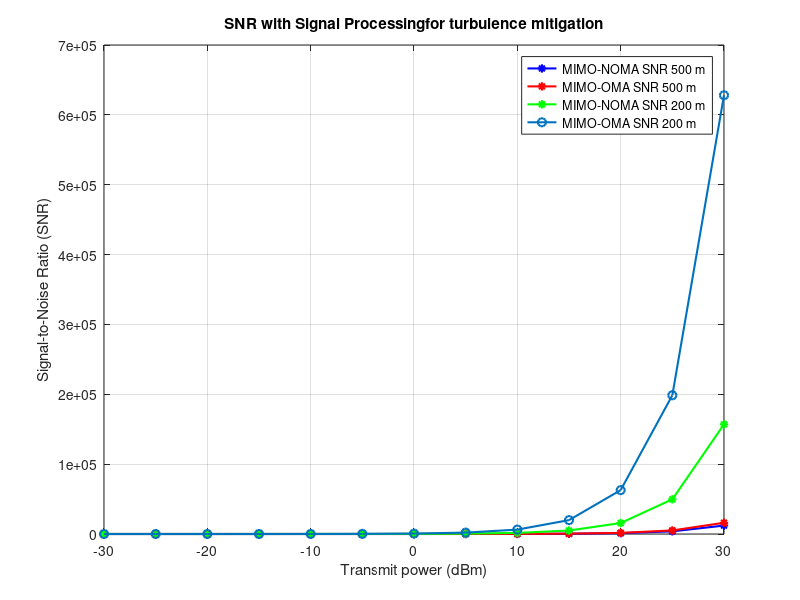
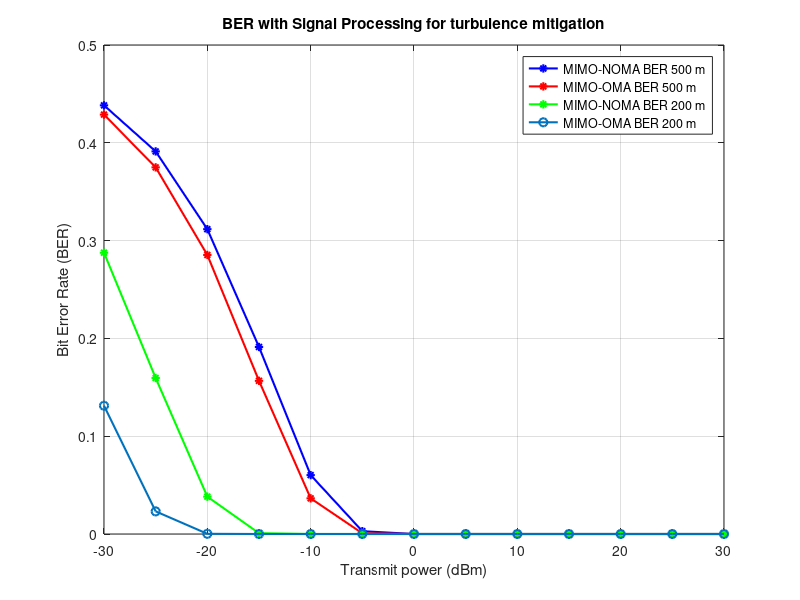

Recreate these plots in MATLAB, in order.
% Figure 5 (BER modified. Not present in original document)
clc; clear variables; close all;

%rng(3420); # Care needed with seeed.

% Distances
d1 = 500; d2 = 200;

% Power allocation coefficients
a1 = 0.75; a2 = 0.25;

N = 5e7
eta = 4; % Path loss exponent

% Rayleigh fading channels
function ray = RayleighFading(eta, d, block)
  ray = sqrt(d^-eta)*(randn(block, 1) + 1i*randn(block, 1))/sqrt(2);
end;

% Channel gains
function g_channel = CalculateG(N, d, eta)
  h_1 = 0.0;
  block_size = 1e6;
  steps = N/block_size
  for hist = 1:steps
    h_1 = h_1 + mean(abs(RayleighFading(eta, d, block_size) + RayleighFading(eta, d, block_size)).^2);
  endfor
  g_channel = h_1/steps
end;

% Transmit power
Pt = -30:5:30; % in dBm
pt = (10^-3)*db2pow(Pt); % linear scale

BW = 10^6;  % bandwidth
% Noise power
No = -174 + 10*log10(BW);   % in dBm
no = (10^-3)*db2pow(No);    % in linear scale

% Turbulence parameters
alpha = 0.5; % Alpha parameter of Gamma-Gamma turbulence model
beta = 4;    % Beta parameter of Gamma-Gamma turbulence model

% Modulation parameters (BPSK)
Eb_No = Pt - 10*log10(BW); % Energy per bit to noise power spectral density ratio (in dB)
Eb_No_linear = 10.^(Eb_No/10); % Convert to linear scale
Pe = 0.5*erfc(sqrt(Eb_No_linear)); % Probability of error for BPSK modulation

ber_theoretical = Pe; % Theoretical BER for BPSK

ber_noma = zeros(2, length(Pt));
ber_oma = zeros(2, length(Pt));
snr_noma = zeros(2, length(Pt));
snr_oma = zeros(2, length(Pt));

g_values = [CalculateG(N, d1, eta) CalculateG(N, d2, eta)]
a_values = [a1 a2];
for g = 1:columns(g_values)
  for u = 1:length(Pt)

     % SNR calculations with MIMO-STBC (Alamouti) for turbulence mitigation
     snr_noma(g, u) = 2 * pt(u) * a_values(g) * g_values(g) / no; % SNR for MIMO-NOMA with MIMO-NOMA (Alamouti)
     snr_oma(g, u) = 2 * pt(u) * g_values(g) / no; % SNR for MIMO-OMA with MIMO-NOMA (Alamouti)

     % BER calculations (no turbulence model included for simplicity)
     ber_noma(g, u) = 0.5*erfc(sqrt((snr_noma(g, u))));%
     ber_oma(g, u) = 0.5*erfc(sqrt((snr_oma(g, u)))); % BER for MIMO-NOMA
  end
end

% Plotting
figure;

plot(Pt, snr_noma(1, :), '-*b', 'linewidth',1.5); hold on; grid on;
plot(Pt, snr_oma(1, :), '-*r','linewidth',1.5);
plot(Pt, snr_noma(2, :), '-*g', 'linewidth',1.5);
plot(Pt, snr_oma(2, :), '-*o','linewidth',1.5);
legend('MIMO-NOMA SNR 500 m', 'MIMO-OMA SNR 500 m', 'MIMO-NOMA SNR 200 m', 'MIMO-OMA SNR 200 m');
xlabel('Transmit power (dBm)');
ylabel('Signal-to-Noise Ratio (SNR)');
title('SNR with Signal Processingfor turbulence mitigation');

figure;
plot(Pt, ber_noma(1, :), '-*b', 'linewidth',1.5); hold on; grid on;
plot(Pt, ber_oma(1, :), '-*r','linewidth',1.5);
plot(Pt, ber_noma(2, :), '-*g', 'linewidth',1.5);
plot(Pt, ber_oma(2, :), '-*o','linewidth',1.5);
legend('MIMO-NOMA BER 500 m', 'MIMO-OMA BER 500 m', 'MIMO-NOMA BER 200 m', 'MIMO-OMA BER 200 m');
xlabel('Transmit power (dBm)');
ylabel('Bit Error Rate (BER)');
title('BER with Signal Processing for turbulence mitigation');
